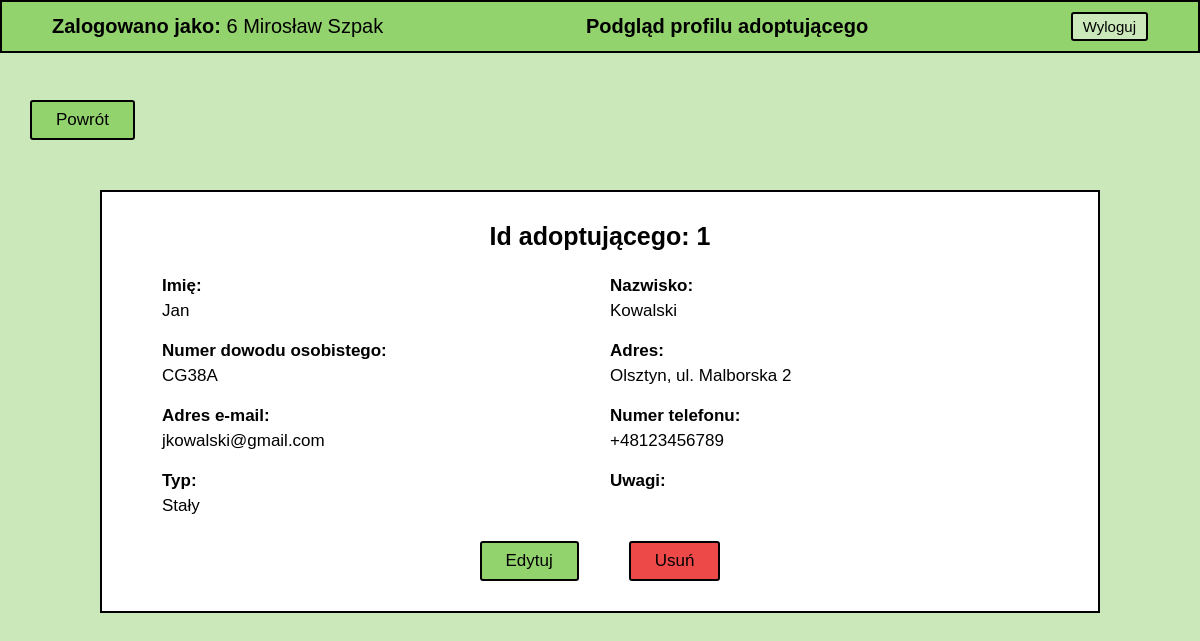
The app's page /php/read-adopter.php?id=1 (signed in) with its own data.
### tables this page shows
CREATE TABLE `adopter` (
  `id` bigint NOT NULL,
  `name` varchar(45) NOT NULL,
  `surname` varchar(45) NOT NULL,
  `id_number` varchar(45) NOT NULL,
  `address` varchar(45) NOT NULL,
  `email` varchar(254) NOT NULL,
  `phone` varchar(128) NOT NULL,
  `type` varchar(45) NOT NULL,
  `notes` longtext
);

### php/read-adopter.php (the view, shortened to what this page needs)
<!DOCTYPE html>
<html lang="pl">
<head>
    <link rel="stylesheet" href="../css/style.css" />
    <link rel="stylesheet" href="../css/icons/css/all.css" />
</head>
<body>
    <header>
        <ul class="header">
            <li class="header-item"><b>Zalogowano jako:</b>
            <?php
            if (isset($_SESSION['user'])) {
               echo $_SESSION['user']['group_id'] . ' ' . $_SESSION['user']['first_name'] . ' ' . $_SESSION['user']['last_name'];
            } else {
               header("Location: ../index.php");
               exit;
            }
            ?>
            </li>
            <li class="header-item">Podgląd profilu adoptującego</li>
            <li class="header-item">
                <form method="POST"><input type="submit" name="logout" class="btn" value="Wyloguj" /></form>
            </li>
        </ul>
    </header>
    <section>
        <a href="../index.php?id=3" class="btn back-btn">Powrót</a>
        <article class="content detail-view">
            <?php
            require_once "../config.php";
            $id = $_GET['id'];
            if ($id) {
                $sql = "SELECT * FROM adopter WHERE id = $id";
                $result = mysqli_query($conn, $sql);
                while ($row = mysqli_fetch_array($result)) {
                    ?>
                    <h3>Id adoptującego: <?php echo $row["id"]; ?></h3>
                    <div class="form">
                        <div class="form-field">
                            <h4>Imię:</h4>
                            <p>
                                <?php echo $row["name"]; ?>
                            </p>
                        </div>
                        <div class="form-field">
                            <h4>Nazwisko:</h4>
                            <p><?php echo $row["surname"]; ?></p>
                        </div>
                        <div class="form-field">
                            <h4>Numer dowodu osobistego:</h4>
                            <p>
                                <?php echo $row["id_number"]; ?>
                            </p>
                        </div>
                        <div class="form-field">
                            <h4>Adres:</h4>
                            <p><?php echo $row["address"]; ?></p>
                        </div>
                        <div class="form-field">
                            <h4>Adres e-mail:</h4>
                            <p>
                                <?php echo $row["email"]; ?>
                            </p>
                        </div>
                        <div class="form-field">
                            <h4>Numer telefonu:</h4>
                            <p>
                                <?php echo $row["phone"]; ?>
                            </p>
                        </div>
                        <div class="form-field">
                            <h4>Typ:</h4>
                            <p><?php echo $row["type"]; ?></p>
                        </div>
                        <div class="form-field">
                            <h4>Uwagi:</h4>
                        </div>
                    </div>
                    <div class="flex-btn-even">
                        <div class="flex-btn">
                            <a href="./update-adopter.php?id=<?php echo $row['id']; ?>" class="btn" title="Edytuj">Edytuj</a>
                            <a href="./delete-adopter.php?id=<?php echo $row['id']; ?>" class="btn btn-danger" title="Usuń">Usuń</a>
                        </div>
                    </div>
                    <?php
                }
            } else {
                echo "<h4>Nie znaleziono adoptującego</h4>";
            }
            ?>
</body>
</html>

### css/style.css (style rules this page uses)
:root { --dark-green: #4c7a34; --green: #92d36e; --light-green: #cbe8ba; --green-hover: #b6ff89; --white: #ffffff; --black: #000000; --gray: #c0c0c0; --light-gray: #e8e8e8; --border: 2px solid var(--black); --radius: 3px; --font-size: 17px; --transition: all 0.3s linear; }
* { margin: 0; padding: 0; box-sizing: border-box; font-family: "Helvetica"; }
h3 { font-size: 25px; text-align: center; }
h4, p { font-size: var(--font-size); }
a { color: var(--black); text-decoration: none; }
.btn { padding: 8px 24px; font-size: var(--font-size); background: var(--green); border: var(--border); border-radius: var(--radius); cursor: pointer; transition: var(--transition); }
.btn-danger { background: #ec3838e8; }
.back-btn { align-self: start; margin-left: 30px; }
.flex-btn { display: flex; justify-content: center; gap: 50px; }
.flex-btn-even { display: flex; justify-content: space-evenly; }
.header { padding: 10px 50px; display: flex; justify-content: center; align-items: center; position: fixed; top: 0; width: 100%; font-size: 20px; background: var(--green); border: var(--border); list-style: none; }
.header-item:nth-child(even) { font-weight: bold; }
.header-item:first-child { margin-right: auto; }
.header-item:last-child { margin-left: auto; }
.header .btn { padding: 4px 10px; font-size: 15px; background: var(--light-green); transition: var(--transition); }
section { padding-top: 100px; min-height: 100vh; display: flex; flex-direction: column; align-items: center; background: var(--light-green); }
.content { margin: 50px 0; width: 80%; border: var(--border); background: var(--white); }
.content.detail-view { padding: 30px 50px; min-width: 1000px; max-width: 90%; width: auto; }
.form { margin: 15px 0; display: grid; grid-template-columns: repeat(2, 1fr); }
.form .form-field { display: flex; flex-direction: column; gap: 5px; }
.form-field { padding: 10px; display: flex; }

### records on screen
adopter: id "1", name "Jan", surname "Kowalski", id_number "CG38A", address "Olsztyn, ul. Malborska 2", email "jkowalski@gmail.com", phone "+48123456789", type "Stały"

### other values on screen
$_SESSION['user']['group_id'] "6"
$_SESSION['user']['first_name'] "Mirosław"
$_SESSION['user']['last_name'] "Szpak"
